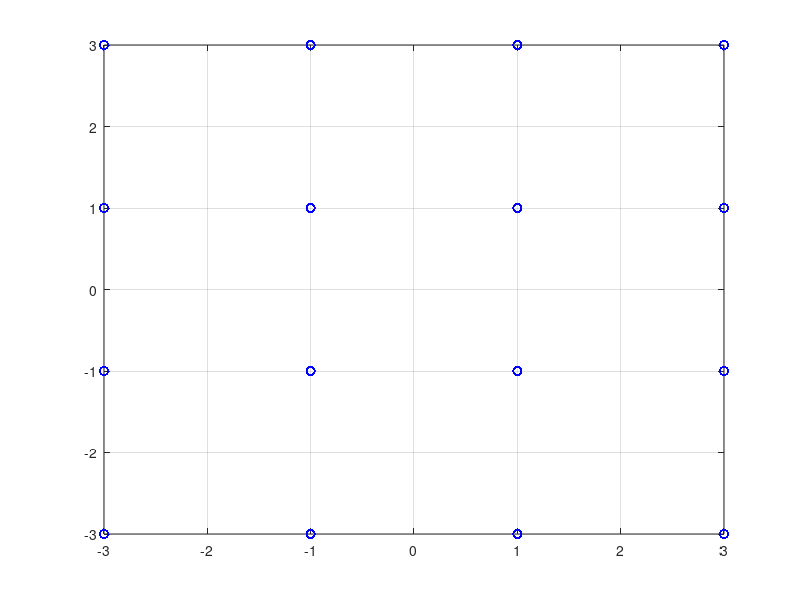
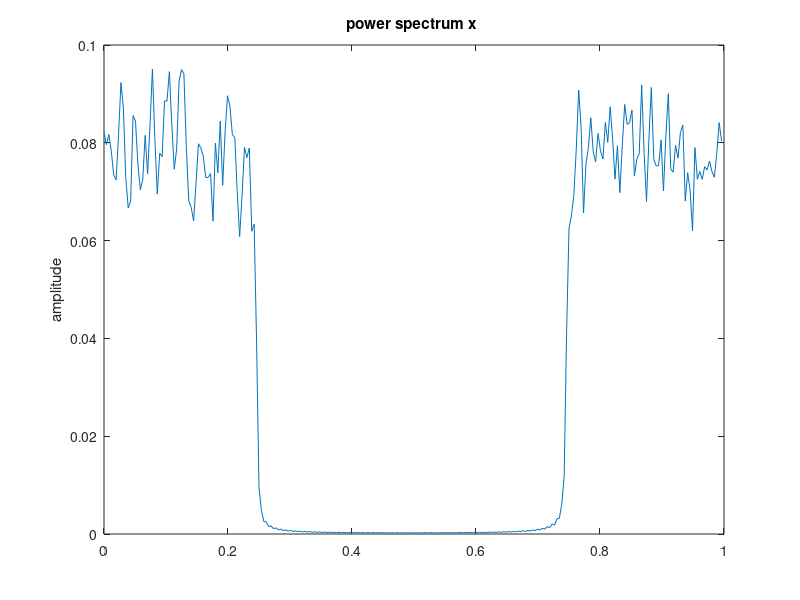
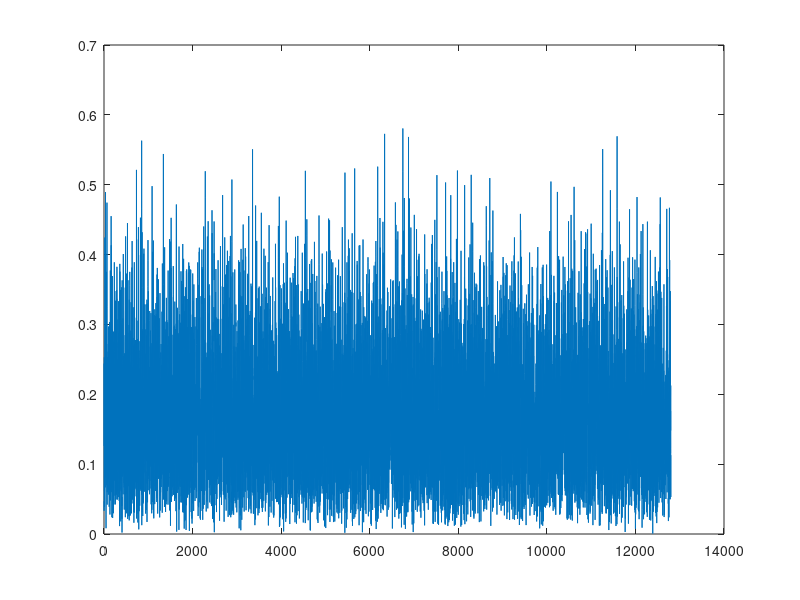
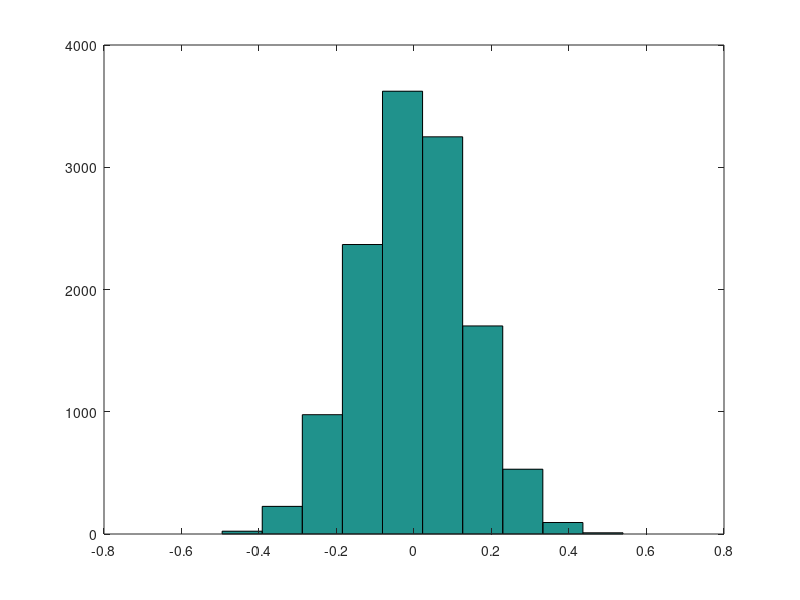

Write MATLAB code to recreate these figures, in order. (Note: this script raises an error after producing the figures.)
close all;
clear all;
N=100;
M=64;
M1=randsrc(M,N,[-3 -1 1 3])+j*randsrc(M,N,[-3 -1 1 3]);
figure(1);
plot(real(M1), imag(M1),'ob')
grid on;
M2=[M1(1:M/2,:); zeros(M,N); M1(M/2+1:end,:)];
M3=ifft(M2);
s=reshape(M3,1,M*N*2);

figure(2);
pwelch(s);
figure(3);
plot(abs(s));
figure(4);
hist(real(s));
figure(5);
hist(angle(s));

%r=awgn(s,20, 'measured');
r=saleh(s*3);
M4= reshape(r,2*M,N);
M5=fft(M4);
figure(6);
plot(M5, 'ob');
grid on;
M6=[ M5(1:M/2,:); M5(M/2+1+M:end,:)];

figure(1);
hold on;
plot(real(M6), imag(M6),'rx');
plot(real(M1), imag(M1),'ob');
grid on;

figure(7);
plot(abs(s), abs(r), '.');
grid on;

figure(8);
plot(abs(s), rad2deg(unwrap(angle(r)-angle(s))),'.');
grid on;







